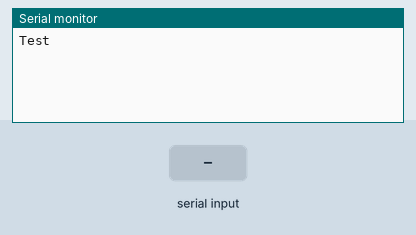
This sketch was run on a simulated ESP32. On the bench: the last lines printed to the serial monitor. The test bench sets the inputs (shaded band).

Above: at 1.2 s.
1.3 s: "1" received over the second serial link
At 2.1 s:
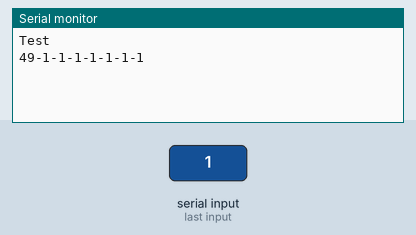
2.8 s: "0" received over the second serial link
At 3.2 s:
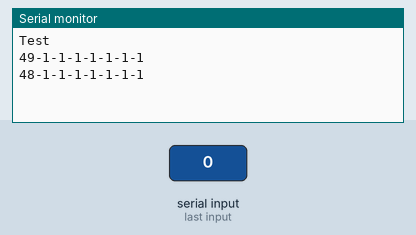
4.3 s: "2" received over the second serial link
At 5.5 s:
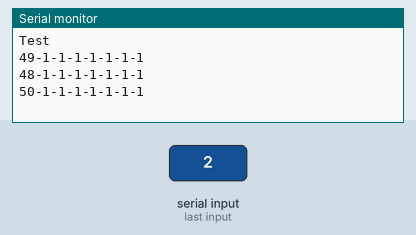

Measured:
- after the input at 1.3 s, the serial monitor: prints a new line at once (image 1)
- after the input at 2.8 s, the serial monitor: prints a new line at once (image 2)
- after the input at 4.3 s, the serial monitor: prints a new line at once (image 3)

The sketch:

UART.ino
```cpp
const int txbuf[8] = {1,2,3,4,5,6,7,8};

void setup()
{
  Serial.begin(115200);
  Serial2.begin(115200, SERIAL_8N1, 9, 10);

  Serial.println("Test");
}

void loop()
{
  if (Serial2.available())
  {
    int buffer[8];
    for (int i = 0; i < 8; i++)
    {
      buffer[i] = Serial2.read();
      Serial.print(buffer[i]);
    }
    Serial.println();
  }
  for (int i = 0; i < 8; i++)
  {
    Serial2.print("HAL_OK");
  }

}
```
